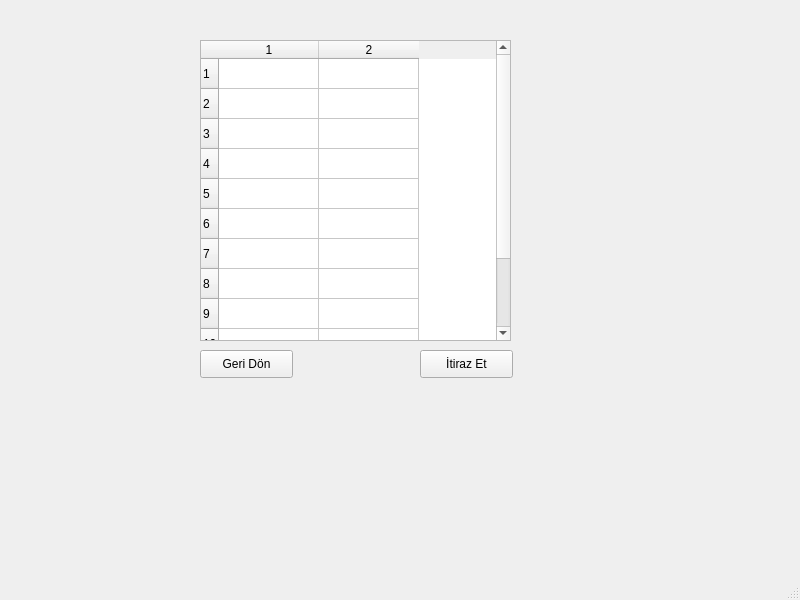
<?xml version="1.0" encoding="UTF-8"?>
<ui version="4.0">
 <class>PrimListesiMenusu</class>
 <widget class="QMainWindow" name="PrimListesiMenusu">
  <property name="geometry">
   <rect>
    <x>0</x>
    <y>0</y>
    <width>800</width>
    <height>600</height>
   </rect>
  </property>
  <property name="windowTitle">
   <string>MainWindow</string>
  </property>
  <widget class="QWidget" name="centralwidget">
   <widget class="QPushButton" name="pushButton">
    <property name="geometry">
     <rect>
      <x>420</x>
      <y>350</y>
      <width>93</width>
      <height>28</height>
     </rect>
    </property>
    <property name="text">
     <string>İtiraz Et</string>
    </property>
   </widget>
   <widget class="QPushButton" name="pushButton_2">
    <property name="geometry">
     <rect>
      <x>200</x>
      <y>350</y>
      <width>93</width>
      <height>28</height>
     </rect>
    </property>
    <property name="text">
     <string>Geri Dön</string>
    </property>
   </widget>
   <widget class="QTableWidget" name="tableWidget">
    <property name="geometry">
     <rect>
      <x>200</x>
      <y>40</y>
      <width>311</width>
      <height>301</height>
     </rect>
    </property>
    <property name="rowCount">
     <number>12</number>
    </property>
    <property name="columnCount">
     <number>2</number>
    </property>
    <row/>
    <row/>
    <row/>
    <row/>
    <row/>
    <row/>
    <row/>
    <row/>
    <row/>
    <row/>
    <row/>
    <row/>
    <column/>
    <column/>
   </widget>
  </widget>
  <widget class="QMenuBar" name="menubar">
   <property name="geometry">
    <rect>
     <x>0</x>
     <y>0</y>
     <width>800</width>
     <height>26</height>
    </rect>
   </property>
  </widget>
  <widget class="QStatusBar" name="statusbar"/>
 </widget>
 <resources/>
 <connections/>
</ui>
